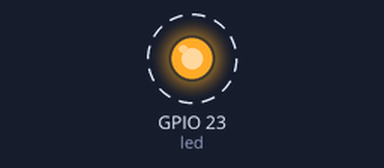
Recording of a sketch running on a simulated ESP32. Parts: output pins drawn as LEDs (lit = HIGH). Dashed ring = blinking.

Above: at 0.2 s.
Timing chart, 0 to 3.0 s (numbered marks = the images above):
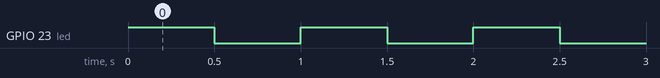

The sketch:

Blink23.ino
```cpp
// وميض ليد خارجي: GPIO23 ← 220 أوم ← ليد ← GND
// ESP32 للمعلمين — الجزء الأول · منصة جذور · أ. محمد زيتون
// اللوحة: ESP32 Dev Module

int led = 23;

void setup() {
  pinMode(led, OUTPUT);
}

void loop() {
  digitalWrite(led, HIGH);
  delay(500);
  digitalWrite(led, LOW);
  delay(500);
}
```

Measured:
- by itself, GPIO 23 (led): alternates HIGH for 0.50 s and LOW for 0.50 s
